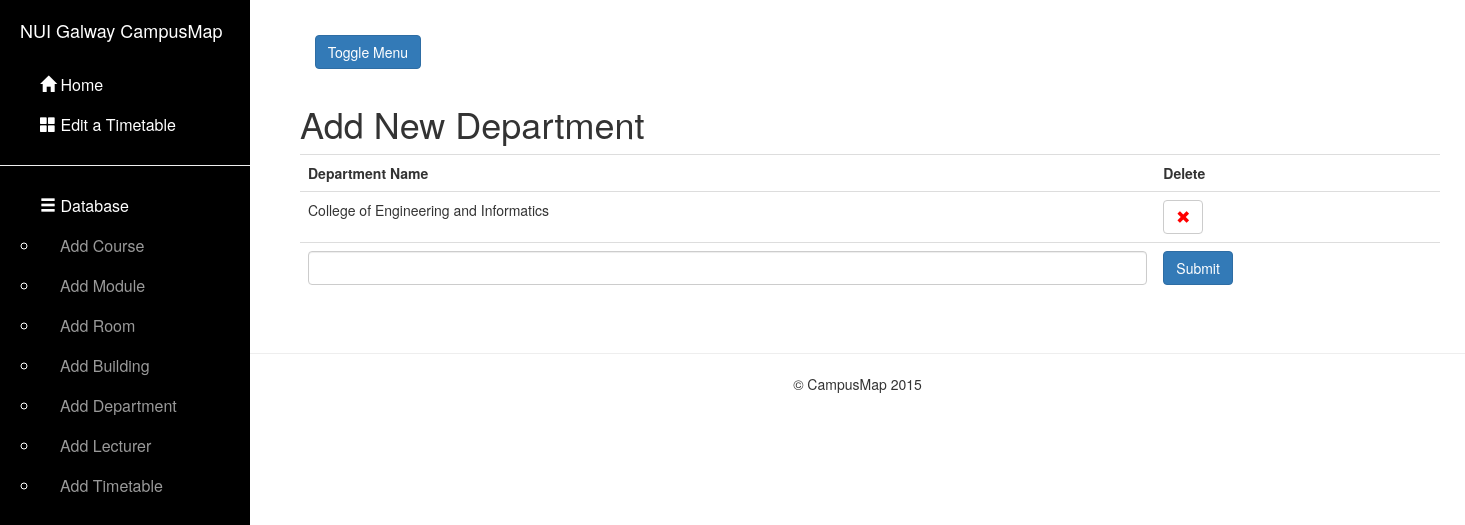
Before: /department/ with the older database file.
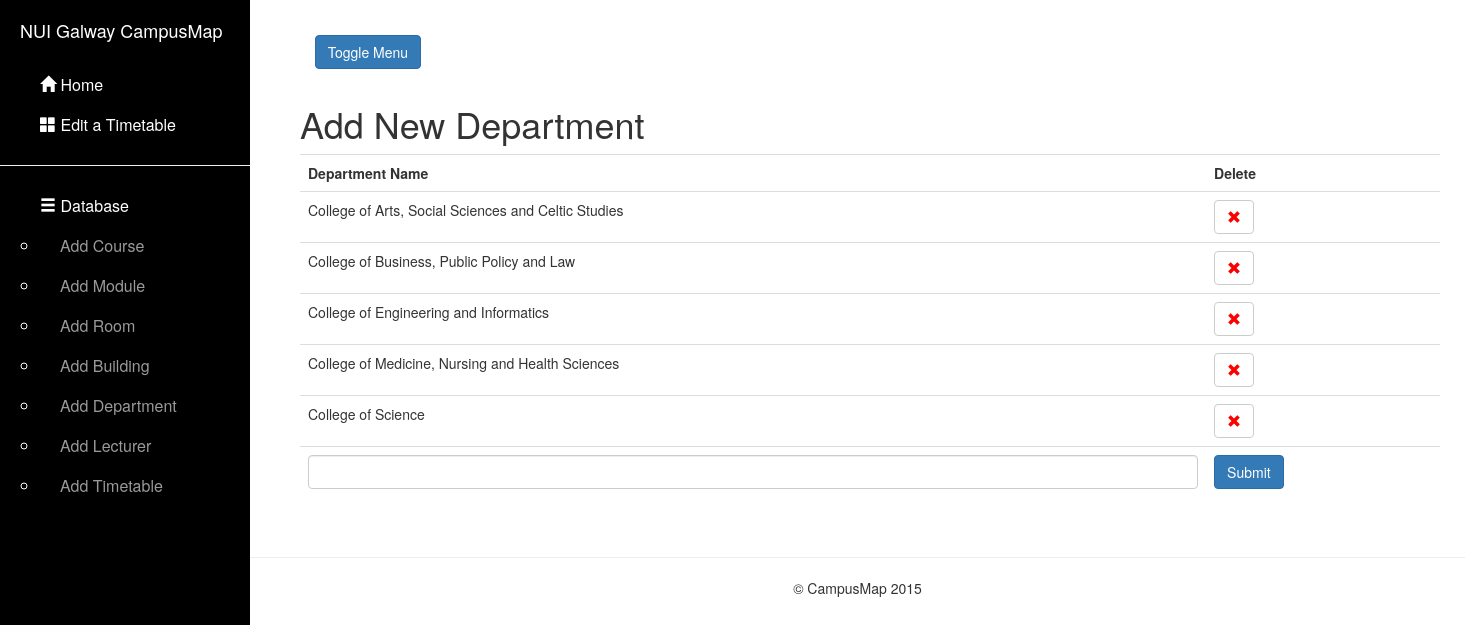
After: the same page with the newer database file.
### map/models.py (models this page shows, shortened)
class Department(models.Model):
    depName = models.CharField(max_length = 70, primary_key=True)

### map/views.py (the view)
# urls.py: url(r'^department/$', 'department'),
def department(request):
    query_results = Department.objects.all().order_by('depName')
    if request.method == 'GET':
        message = request.GET.get('message')
        if message == 'delete':
            record = request.GET.get('toDelete')
            Department.objects.filter(depName=record).delete()
    if request.method == 'POST': # If the form has been submitted...
        form = DepartmentForm(request.POST) # A form bound to the POST data
        if form.is_valid(): # All validation rules pass
            save_it = form.save()
            save_it.save()
            return HttpResponseRedirect('/department/') # Redirect after POST
    else:
        form = DepartmentForm() # An unbound form
    return render_to_response('dbstuff/adddepartment.html', locals(),context_instance=RequestContext(request))

### map/forms.py
class DepartmentForm(forms.ModelForm):
    depName = forms.CharField(max_length = 50,label = mark_safe('<strong>Department Name</strong>'))
    class Meta:
        model = Department
        fields = "__all__"

### CampusMap/templates/dbstuff/adddepartment.html (shortened to what this page needs)
{% extends "base.html" %}
{% block content %}
    <div class="container">
        <h1>Add New Department</h1>
        <table class="table" id="test">
            <tr>
                <th>Department Name</th>
                <th>Delete</th>
            </tr>
            {% for item in query_results %}
                <tr>
                    <td>{{  item.depName }}</td>
                    <td>
                        <button type="submit" onclick="getRecordDetails('department')" class="btn btn-default" aria-label="Left Align" style="color: red">
                            <span class="glyphicon glyphicon-remove" aria-hidden="true"></span>
                        </button>
                    </td>
                </tr>
            {% endfor %}
            <tr>
                <form class="form-contact" action="" method="POST">
                    {% for field in form %}
                        <td>
                            <input type="text" class="form-control" name="{{ field.name }}" id="id_{{ field.name }}">
                        </td>
                    {% endfor %}
                    <td><input type="submit" value="Submit"  class="btn btn-primary">
                    </td>
                </form>
        </table>
    </div>
{%  endblock %}

Changed rows visible on the page:
added Department: depName "College of Arts, Social Sciences and Celtic Studies"
added Department: depName "College of Business, Public Policy and Law"
added Department: depName "College of Medicine, Nursing and Health Sciences"
added Department: depName "College of Science"
